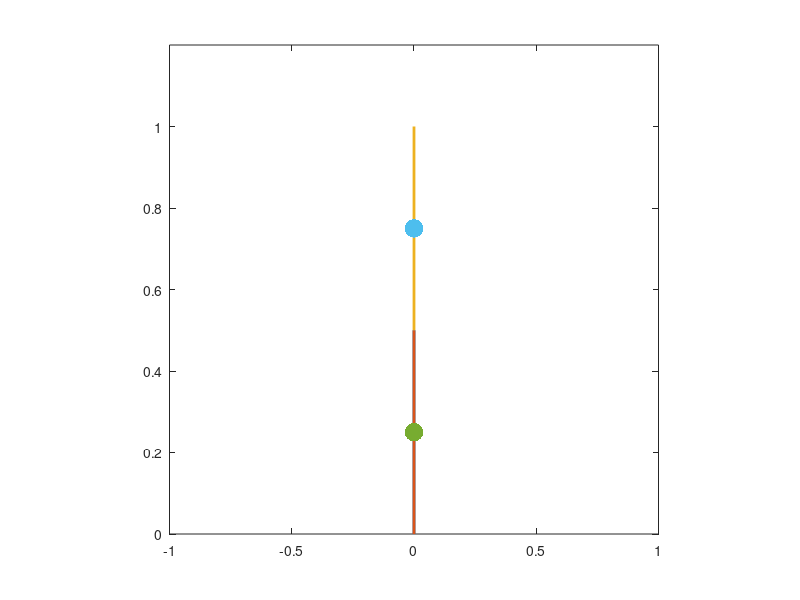

This chart was generated by the following MATLAB code: (Note: this script raises an error after producing the figure.)
%%
% This function is used to help answer the questions in impact_map.mlx
clc;
clear; 

ts = 0.001;

%arbitrary initial conditions:
q = [0,0,0]';
dq = [1,.2,0]';
figure();

l1=0.5;
l2=0.5;
l3=0.5;

num_steps = 100;

for i=1:num_steps
    figure(1);
    clf;
    
    q1 = q(1,1);
    q2 = q(2,1);
    q3 = q(3,1);

    x1 = -(l1*sin(q1))/2;
    z1 = (l1*cos(q1))/2;
    x2 = - l1*sin(q1) - (l2*sin(q2))/2;
    z2 = l1*cos(q1) - (l2*cos(q2))/2;
    x3 = (l3*sin(q3))/2 - l1*sin(q1);
    z3 = l1*cos(q1) + (l3*cos(q3))/2;
    x_h = -l1*sin(q1);
    z_h = l1*cos(q1);
    x_t = l3*sin(q3) - l1*sin(q1);
    z_t = l1*cos(q1) + l3*cos(q3);
    x_swf = - l1*sin(q1) - l2*sin(q2);
    z_swf = l1*cos(q1) - l2*cos(q2);
        
    lw = 2;
    % links
    % link1
    plot([0, x_h], [0, z_h], 'linewidth', lw); 
    hold on
    % link2
    plot([x_h, x_swf], [z_h, z_swf], 'linewidth', lw); 
    % link3
    axis 'square'
    xlim([-1, 1]);
    ylim([0, 1.2]);
    plot([x_h, x3+(x3-x_h)], [z_h, z3+(z3-z_h)], 'linewidth', lw); 
    % point masses
    mz = 40;
    % m1
    plot(x1, z1, '.', 'markersize', mz); 
    % m2
    plot(x2, z2, '.', 'markersize', mz); 
    % m3
    plot(x3, z3, '.', 'markersize', mz); 
    drawnow;        
    
    [qp,dqp] = impact(q,dq);
    [Tm,Vm] = eval_energy(q,dq);
    [Tp,Vp] = eval_energy(qp,dqp);
    
    energy_before(i) = Tm+Vm;
    energy_after(i) = Tp+Vp;
    energy_loss(i) = energy_before(i)-energy_after(i);
    
    q=q+pi/4/num_steps;
        
end

figure(2);
subplot(2,1,1);
t=1:num_steps;
plot(t,energy_before);
hold on;
plot(t,energy_after);
title('Energy Before and After Impact');
xlabel('Sample Number');
ylabel('Total Energy, [J]');
legend('Before','After');

subplot(2,1,2);
plot(t,energy_loss);

title('Energy Loss Due to Impact');
xlabel('Sample Number');
ylabel('Total Energy, [J]');

